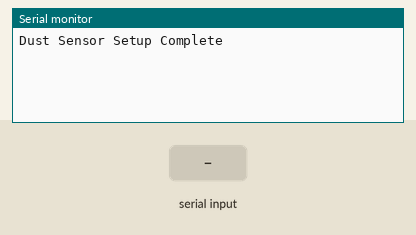
This sketch was run on a simulated ESP32. Parts: the last lines printed to the serial monitor. The test bench sets the inputs (shaded band).

Above: at 1.7 s.
1.8 s: "1\n" received over the second serial link
At 3.6 s:
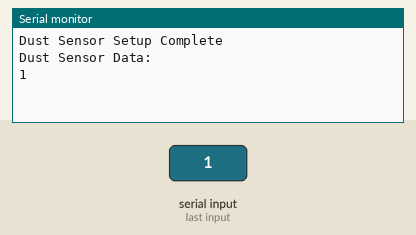
4.0 s: "0\n" received over the second serial link
At 5.2 s:
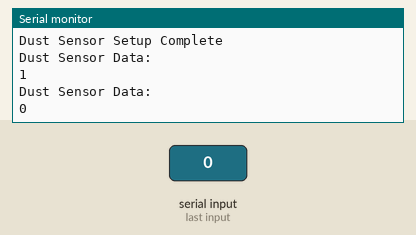
5.5 s: "2\n" received over the second serial link
At 5.9 s:
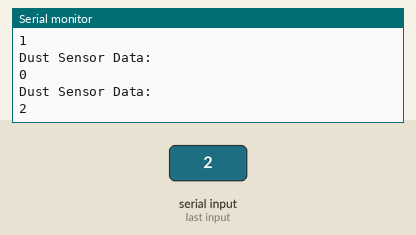

The sketch:

GetDustFirstStep.ino
```cpp
#include <Arduino.h>

#define RXPIN 26
#define TXPIN 33

String serial2Out;

void setup() {
  // เริ่มต้นการติดต่อกับ Serial Monitor และ Serial2
  Serial.begin(115200);  // ใช้ USB Serial
  delay(500);            // หน่วงเวลาเพื่อให้ Serial พร้อม
  Serial2.begin(115200, SERIAL_8N1, RXPIN, TXPIN);   // กำหนด Serial2 สำหรับอ่านฝุ่น

  Serial.println("Dust Sensor Setup Complete");
}

void loop() {
  // อ่านข้อมูลจาก Serial2 (ฝุ่น)
  if (Serial2.available()) {
    serial2Out = Serial2.readStringUntil('\n');
    Serial.println("Dust Sensor Data: ");
    Serial.println(serial2Out);  // ส่งข้อมูลฝุ่นไปยัง Serial Monitor
  }

  delay(1000);  // หน่วงเวลา 1 วินาทีระหว่างการอ่านข้อมูล
}
```

Measured:
- after the input at 1.8 s, the serial monitor: prints a new line after 0.70 s (image 1)
- after the input at 4.0 s, the serial monitor: prints a new line after 0.50 s (image 2)
- after the input at 5.5 s, the serial monitor: prints a new line at once (image 3)
